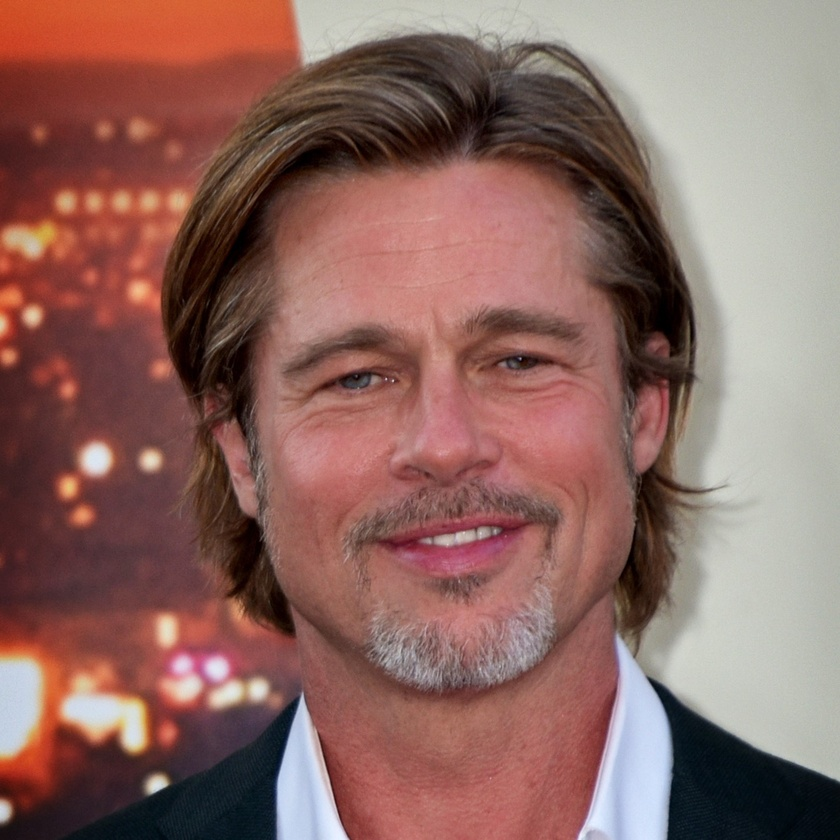
%> input picture Recognition Matlab/task6/dataset/1.jpg, 840 x 840 px, shrunk from 1435 x 1435 before the run; its folder holds 3 pictures in this run
$ octave --eval "task6;"   (GNU Octave 9; MATLAB toolbox functions it lacks are replaced by stand-ins)
%> lines starting %> are read from the running program, lines starting %| are printed output that depends on the picture
function task6()

  mkdir('.\task6\out\');
  database_path = '.\task6\dataset';
  in_path = strcat(pwd, '\task6\in');
  max_dif = 10*200^3;

  [m,A,eigenfaces,pr_img] = eigenface_core(database_path);

  fid = fopen('.\task6\out\task6.txt', 'w');
  a = dir([in_path '\*.jpg']);
  a = size(a,1);

  for i = 1 : a   %loop through the images in 'in' folder
    image_path = strcat(in_path,'\',int2str(i),'.jpg');

    [min_dist,output_img_index] = face_recognition(image_path, m, A, eigenfaces, pr_img);
    fprintf(fid, "%f %d\n", round(min_dist), output_img_index);

    if (min_dist < max_dif)
        output_name = strcat(int2str(output_img_index),'.jpg');
        selected_image = imread(strcat(database_path,'\',output_name));

        test_image = imread(image_path);

        figure,imshow(test_image)
        title('Test Image');
        figure,imshow(selected_image);
        title('Equivalent Image');

        msg = strcat(strcat(int2str(i), '.jpg'), ', Matched image is:  ', output_name);
        disp(msg);
    elseif (min_dist < max_dif * 5 / 4)
        disp(strcat(strcat(int2str(i), '.jpg'), ', This image is a human face, but not a known one', '/n'));
    else
        disp(strcat(strcat(int2str(i), '.jpg'), ', This image is not a human face', '/n'));
    end
  end
  fclose(fid);
end


function [m,A,eigenfaces,pr_img] = eigenface_core(database_path)
%> called with database_path = '.\task6\dataset'
  % M is the number of images in the database
  a = dir([database_path '\*.jpg']);
  M = size(a,1);
  T = [];
  for i = 1: M
      % column vector for the matrix image i
      Ti = double(rgb2gray(imread(strcat(database_path,'\',int2str(i),'.jpg'))))';
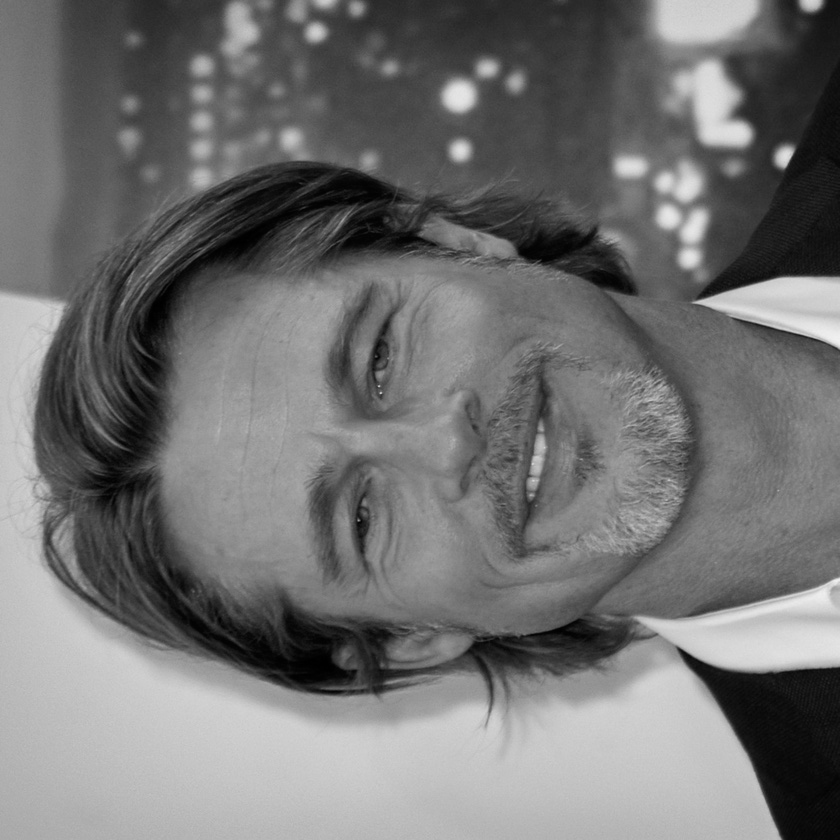
%> Ti: size 840x840 double; min 0, max 241, mean 114.8
      Ti=Ti(:);
      T(1:numel(Ti),i)=Ti; %concatenate
  end
%> pass 2 of the loop in eigenface_core, `for i = 1: M`:
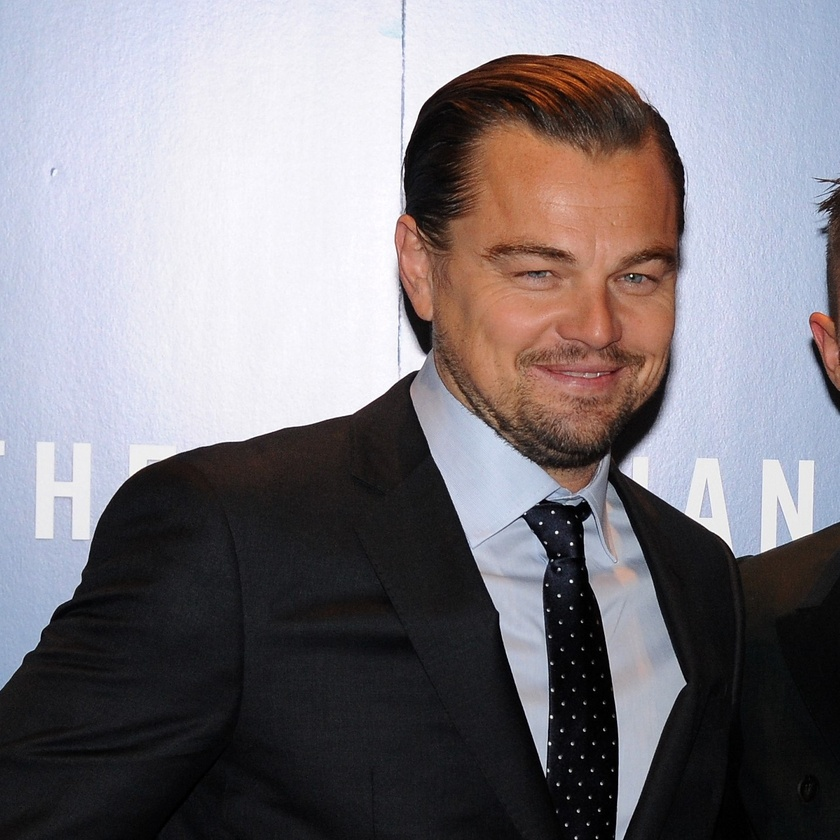
%> input picture Recognition Matlab/task6/dataset/2.jpg, 840 x 840 px, shrunk from 1435 x 1435 before the run
%> in eigenface_core, `Ti = double(rgb2gray(imread(strcat(database_path,'\',int2str(i),'.jpg'..`:
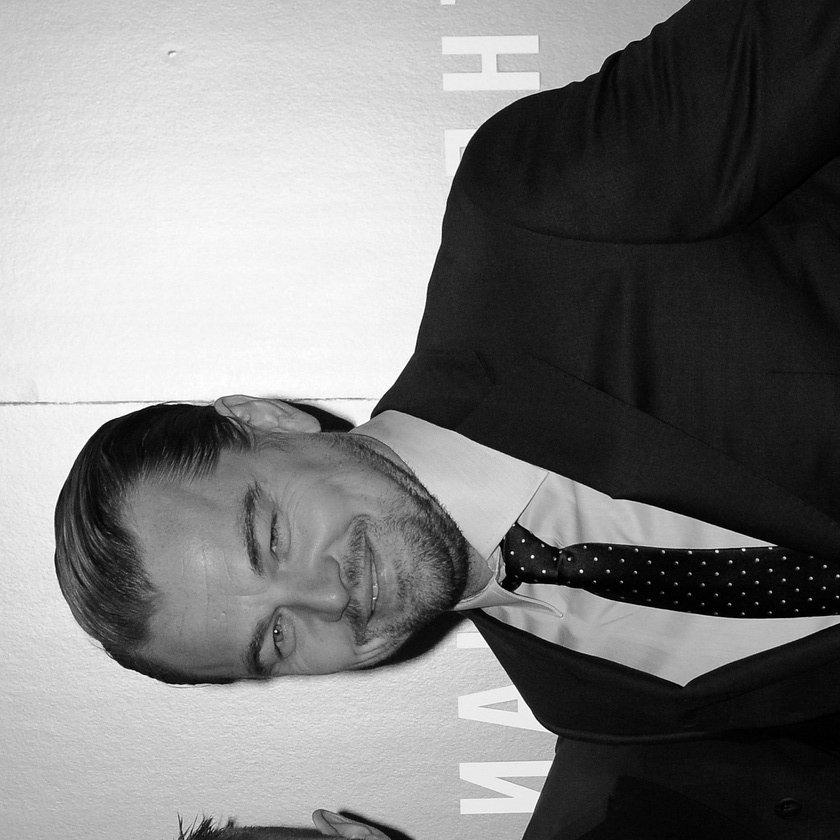
%> Ti: size 840x840 double; min 0, max 255, mean 125.5
%> pass 3 of the loop in eigenface_core, `for i = 1: M`:
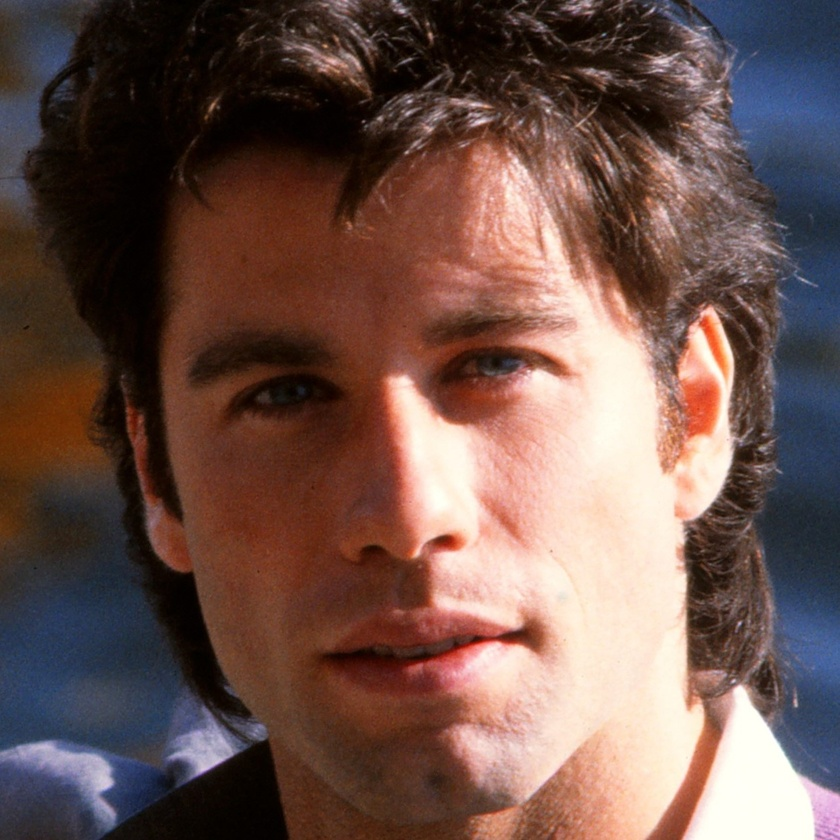
%> input picture Recognition Matlab/task6/dataset/3.jpg, 840 x 840 px, shrunk from 1435 x 1435 before the run
%> in eigenface_core, `Ti = double(rgb2gray(imread(strcat(database_path,'\',int2str(i),'.jpg'..`:
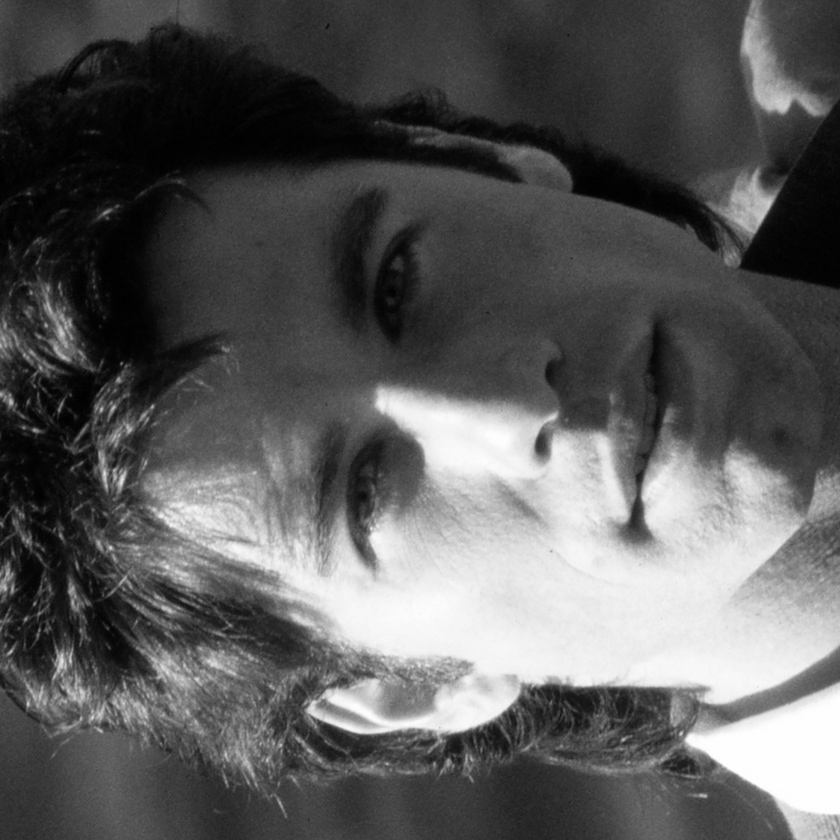
%> Ti: size 840x840 double; min 0, max 255, mean 90.7

  m = mean(T, 2);
  A = T - m;

  [V D] = eig(A' * A); % eigenvectors and eigenvalues
%> V = [0.577 0.809 0.108; 0.577 -0.311 -0.755; 0.577 -0.498 0.647]; D = [0.0117 0 0; 0 2.43e+09 0; 0 0 6.68e+09]
  V(:, find(diag(D) > 1)); % eigenvectors with eigenvalues greater than 1

  eigenfaces = A * V;
  pr_img = eigenfaces' * A;
%> pr_img = [0.00781 -0.00537 -0.00244; 1.97e+09 -757015206.7 -1.21e+09; 722937924.4 -5.05e+09 4.32e+09]
end

function [min_dist,output_img_index] = face_recognition(image_path, m, A, eigenfaces, pr_img)
  test_img = double(rgb2gray(imread(image_path)));
  test_img = test_img';
  test_img = test_img(:) - m; % test image column

  pr_test_img = eigenfaces' * test_img;
  dist = norm((pr_img - pr_test_img)');

  min_dist = min(dist);
  output_img_index = find(dist == min_dist);
end
